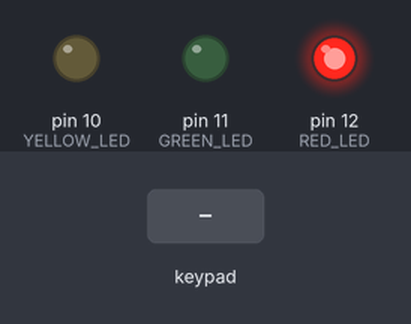
Recording of a program running on a simulated Arduino Uno, built with avr-gcc and run on an emulated ATmega328P. Parts: output pins drawn as LEDs (lit = HIGH). Dashed ring = blinking. The inputs (shaded band) are chosen by the test bench.

Above: at 1.2 s.
1.3 s: keypad keys 1 2 3 4 pressed 0.4 s apart
At 1.75 s:
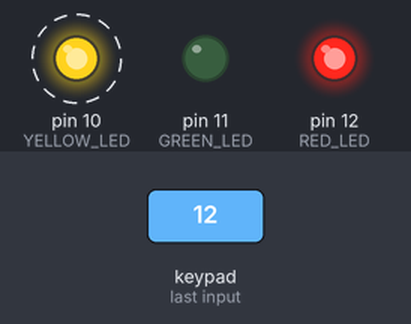
4.4 s: key '#' pressed
At 5.3 s:
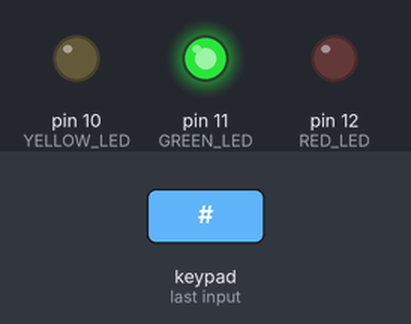
Timing chart, 0 to 8.0 s (numbered marks = the images above; inputs shaded):
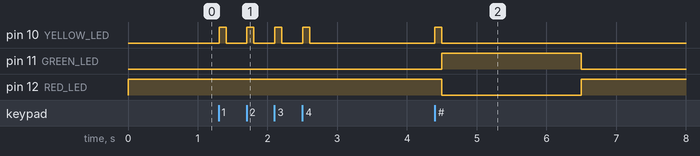

Measured:
- after the input at 1.3 s, pin 10 (YELLOW_LED): alternates HIGH for 0.10 s and LOW for 0.30 s, 8 changes in all, then stays LOW, starting at once
- after the input at 4.4 s, pin 10 (YELLOW_LED): LOW → HIGH at once, → LOW 0.10 s later; pin 11 (GREEN_LED): LOW → HIGH after 0.10 s, → LOW 2.0 s later; pin 12 (RED_LED): HIGH → LOW after 0.10 s, → HIGH 2.0 s later

The program:

main.cpp
```cpp
#include "Arduino.h"
#include <Keypad.h>

const byte ROWS = 4;
const byte COLS = 4;
const char KEYS[ROWS][COLS] = {
        {'1', '2', '3', 'A'},
        {'4', '5', '6', 'B'},
        {'7', '8', '9', 'C'},
        {'*', '0', '#', 'D'}
};


byte ROW_PINS[ROWS] = {9, 8, 7, 6};
byte COL_PINS[COLS] = { 5, 4, 3, 2};
Keypad keypad =  Keypad(makeKeymap(KEYS), ROW_PINS, COL_PINS, ROWS, COLS);

const int RED_LED = 12;
const int GREEN_LED = 11;
const int YELLOW_LED = 10;
const char password[]={'1', '2', '3', '4'};
char key;
// Flag to indicate the char position in the password array
int position =0;
//Flag to indicate if the user entered key combination matches the correct password
bool doesKeyCombinationMatchPassword = true;

//   This method flashes the green led if the user entered passcode is correct to indicate success.
void openLock(bool doesKeyCombinationMatchPassword){
        if(doesKeyCombinationMatchPassword && position != 0) {
                digitalWrite(RED_LED, LOW);
                digitalWrite(GREEN_LED, HIGH);
                delay(2000);
        }
        digitalWrite(RED_LED, HIGH);
        digitalWrite(GREEN_LED, LOW);
}

//   This method provides feedback for a keypress to the user by flashing yellow LED.
void indicateKeyPress(){
        digitalWrite(YELLOW_LED, HIGH);
        delay(100);
        digitalWrite(YELLOW_LED, LOW);
}
void setup(){
        pinMode(RED_LED, OUTPUT);
        pinMode(GREEN_LED, OUTPUT);
        pinMode(YELLOW_LED, OUTPUT);
        //Indicate locked status by turning on Red LED.
        digitalWrite(RED_LED, HIGH);
}

// Resets the position and doesKeyCombinationMatchPassword to the default values
void reset(){
        position =0;
        doesKeyCombinationMatchPassword = true;
}

// checks if the individual key enterd by the user matches char of the correct password at the given position
boolean isEnteredKeyCorrect(char key, int position){
        return key==password[position];
}

void loop(){

        key = keypad.getKey();
        //Check if key is valid
        if(key) {
                indicateKeyPress();

                switch (key) {
                case '*':
                        reset();
                        break;
                case '#':
                        openLock(doesKeyCombinationMatchPassword);
                        reset();
                        break;
                default:
                        if (!isEnteredKeyCorrect(key,position)) {
                                doesKeyCombinationMatchPassword = false;
                        }
                        position++;
                }
        }
}
```
